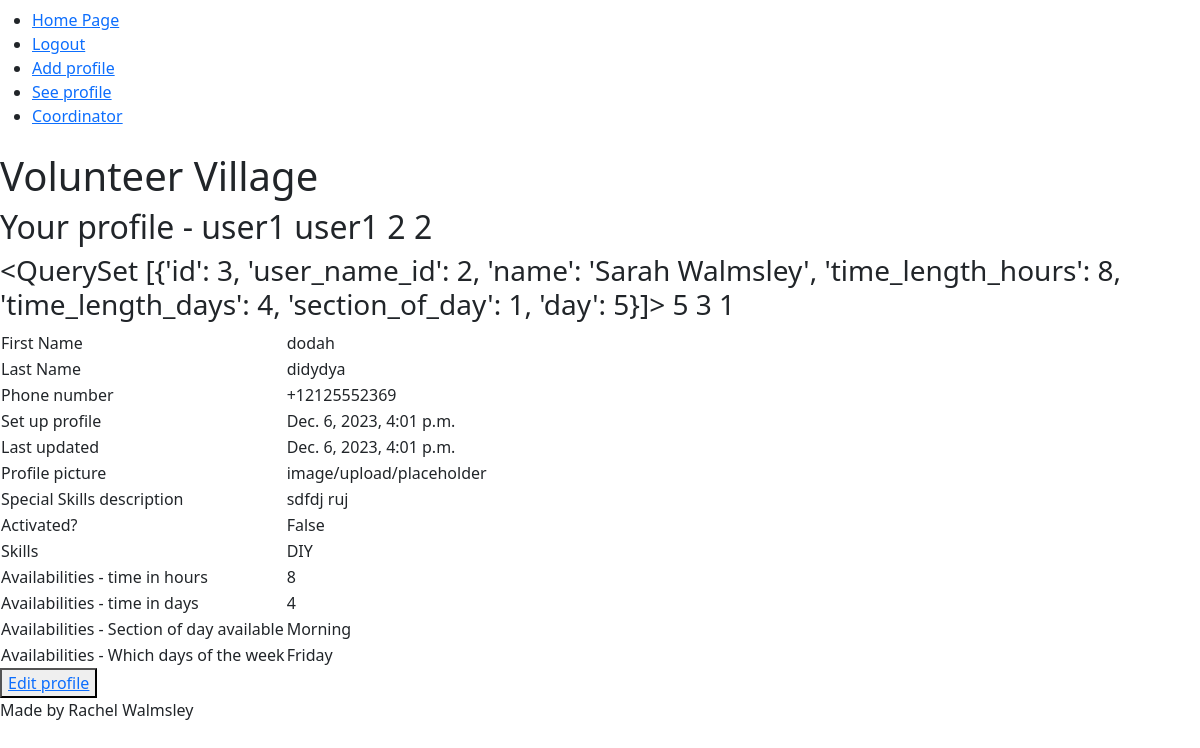
The page /volunteer/read_profile (signed in) on the database its author committed.
### volunteer/models.py (models this page shows, shortened)
class VolunteerProfile(models.Model):
    user_name = models.OneToOneField(User, on_delete=models.CASCADE)
    time_link = models.ForeignKey(TimePeriod, on_delete=models.CASCADE, null=True, blank=True)
    skills_link = models.ForeignKey(Skills, on_delete=models.CASCADE, null=True, blank=True)
    fname = models.CharField(
        max_length=50,
        null=False,
        blank=False,
        verbose_name='First Name',
        help_text='format: required, max_length=50',
    )
    lname = models.CharField(
        max_length=50,
        null=False,
        blank=False,
        verbose_name='Last Name',
        help_text='format: required, max_length=50',
    )
    phone = PhoneNumberField(
        max_length=12,
        blank=False,
        null=False,
    )
    created_on = models.DateTimeField(
        auto_now_add=True,
    )
    updated_on = models.DateTimeField(
        auto_now_add = True,
    )
    profile_picture = CloudinaryField(
        'image', default='placeholder',
    )
    special_skills_description = models.TextField(
        null=False,
        blank=True,
        verbose_name='special skills description',
    )
    activated = models.BooleanField(
        default=False,
    )
    '''def get_fname(self):
        """Get the first name of the volunteer"""
        return [self.fname]

    def get_lname(self):
        """Get the last name of the volunteer"""
        return [self.lname]

    def get_phone(self):
        """Get the phone number of the volunteer"""
        return [self.phone]

    def get_created_on(self):
        """Get the date the volunteer created the profile"""
        return [self.created_on]

    def get_updated_on(self):
        """Get the date the profile was last updated"""
        return [self.updated_on]

    def get_profile_picture(self):
        """Get the profile picture of the volunteer"""
        return [self.profile_picture]

    def get_special_skills_description(self):
        """Get the information provided by volunteer of special skills"""
        return [self.special_skills_description]'''

class TimePeriod(models.Model):
    user_name = models.OneToOneField(User, on_delete=models.CASCADE)
    name = models.CharField(max_length=128)
    time_length_hours = models.PositiveSmallIntegerField(
        default=0,
        validators=[
            MaxValueValidator(168), #168 hours in a week
        ])
    time_length_days = models.PositiveSmallIntegerField(
        default=0,
        validators=[
            MaxValueValidator(7), #7 days in a week
        ])
    section_of_day = models.IntegerField(choices=PART_OF_DAY, default = 0)
    day = models.IntegerField(choices=DAYS_OF_WEEK, default = 0)

### volunteer/views.py (the view)
# urls.py: path("volunteer/read_profile", views.read_profile, name="read"),
def read_profile(request):
    pk_logged_in = request.user.pk
    people = VolunteerProfile.objects.filter(user_name_id=pk_logged_in).values()
    skills = Skills.objects.filter(user_name_id =pk_logged_in).values()
    availabilities = TimePeriod.objects.filter(user_name_id =pk_logged_in).values()
    for available in availabilities:
        time = available['day']
        section = available['section_of_day']
    for skill in skills:
        able = skill['skilled']
    section_name = PART_OF_DAY[section][1]
    day_name = DAYS_OF_WEEK[time][1]
    skill_name = SkillChoices.SKILL_CHOICES[able-1][1] # first is corresponding number -1
    context = {
        'people': people,
        'skills': skills,
        'availabilities': availabilities,
        'pk_logged_in': pk_logged_in,
        'day_name': day_name,
        'section_name': section_name,
        'skill_name':skill_name,
        'time':time,
        'able':able,
        'section':section,
    }
    return render(request, 'volunteer/read_profile.html', context)

### templates/volunteer/read_profile.html
{% extends "base.html" %}
{% block content %}
<h2>Your profile - {{user.username }} {{ request.user.username }} {{request.user.email }} {{ request.user.pk }} {{pk_logged_in}} </h2>
<h3> {{ availabilities }} {{ time }} {{ able }} {{ section}} </h3>
<table>
    {% for individual in people %}
    <tr>
        <td>First Name</td>
        <td>{{ individual.fname }}</td>
    </tr>
    <tr>
        <td>Last Name</td>
        <td>{{ individual.lname }}</td>
    </tr>
    <tr>
        <td>Phone number</td>
        <td>{{ individual.phone }}</td>
    </tr>
    <tr>
        <td>Set up profile</td>
        <td>{{ individual.created_on }}</td>
    </tr>
    <tr>
        <td>Last updated</td>
        <td>{{ individual.updated_on }}</td>
    </tr>
    <tr>
        <td>Profile picture</td>
        <td>{{ individual.profile_picture }}</td>
    </tr>
    <tr>
        <td>Special Skills description</td>
        <td>{{ individual.special_skills_description }}</td>
    </tr>
    <tr>
        <td>Activated?</td>
        <td>{{ individual.activated }}</td>
    </tr>
    {% endfor %}
    <tr>
        <td>Skills</td>
        <td>{{ skill_name }}</td>
    </tr>
    {% for available in availabilities%}
    <tr>
        <td>Availabilities - time in hours</td>
        <td>{{ available.time_length_hours }}</td>
    </tr>
    <tr>
        <td>Availabilities - time in days</td>
        <td>{{ available.time_length_days }}
    </tr>
    {% endfor %}
    <tr>
        <td>Availabilities - Section of day available</td>
        <td>{{ section_name }}</td>
    </tr>
    <tr>
        <td>Availabilities - Which days of the week</td>
        <td> {{ day_name }}</td>
    </tr>
</table>
<button>
<a href="{% url 'edit' %}">Edit profile</a>
</button>
{% endblock %}

### rows shown on the page
VolunteerProfile: fname "dodah", lname "didydya", phone "+12125552369", created_on "Dec. 6, 2023, 4:01 p.m.", updated_on "Dec. 6, 2023, 4:01 p.m.", profile_picture "image/upload/placeholder", special_skills_description "sdfdj ruj", activated "False"
TimePeriod: time_length_hours "8", time_length_days "4"

### other values the page prints
{{ user.username }} "user1"
{{ request.user.username }} "user1"
{{ request.user.pk }} "2"
{{ pk_logged_in }} "2"
{{ availabilities }} "<QuerySet [{'id': 3, 'user_name_id': 2, 'name': 'Sarah Walmsley', 'time_length_hours': 8, 'time_length_days': 4, 'section_of_day': 1, 'day': 5}]>"
{{ time }} "5"
{{ able }} "3"
{{ section }} "1"
{{ skill_name }} "DIY"
{{ section_name }} "Morning"
{{ day_name }} "Friday"
